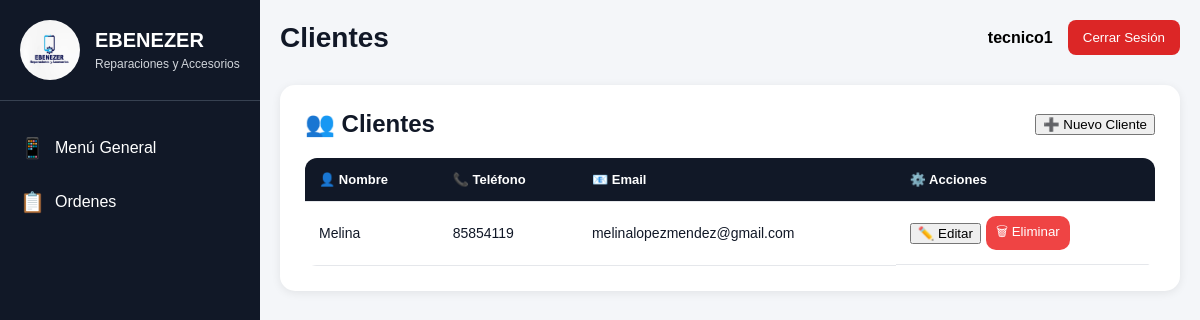
/clientes/ (signed in), run on the app's committed database.
### sistema/models.py (models this page shows, shortened)
class Cliente(models.Model):
    nombre = models.CharField(max_length=100)
    telefono = models.CharField(max_length=20)
    email = models.EmailField()
    direccion = models.CharField(max_length=200)

### sistema/views.py (the view, shortened to what this page needs)
# urls.py: path('clientes/', views.clientes, name='clientes'),
@login_required
def clientes(request):
    clientes = Cliente.objects.all()
    context = {
        'clientes': clientes,
        **obtener_estadisticas()
    }
    return render(request, 'sistema/clientes.html', context)

### sistema/context_processors.py (called while the page is built)
def estadisticas_globales(request):
    return obtener_estadisticas()

### sistema/Templates/sistema/clientes.html (shortened to what this page needs)
{% extends 'sistema/base.html' %}
{% block title %}
Clientes
{% endblock %}
{% block content %}
<div class="content-panel clientes-panel">
    <div class="panel-header">
        <h2>👥 Clientes</h2>
        <button class="btn-primary-soft" onclick="abrirModalCliente()">
            ➕ Nuevo Cliente
        </button>
    </div>
    <div class="table-wrapper">
        <table class="tabla-modern">
            <thead>
                <tr>
                    <th>👤 Nombre</th>
                    <th>📞 Teléfono</th>
                    <th>📧 Email</th>
                    <th>⚙️ Acciones</th>
                </tr>
            </thead>
            <tbody>
            {% for cliente in clientes %}
                <tr>
                    <td>
                        {{ cliente.nombre }}
                    </td>
                    <td>
                        {{ cliente.telefono }}
                    </td>
                    <td>
                        {{ cliente.email }}
                    </td>
                    <td class="action-buttons">
                        <button
                        class="btn-edit-soft"
                        onclick="abrirModalEditarCliente(
                        '{{ cliente.id }}',
                        '{{ cliente.nombre }}',
                        '{{ cliente.telefono }}',
                        '{{ cliente.email }}'
                        )">
                            ✏️ Editar
                        </button>
                        <a href="{% url 'eliminar_cliente' cliente.id %}">
                            <button class="btn-delete-soft">
                                🗑 Eliminar
                            </button>
                        </a>
                    </td>
                </tr>
            {% empty %}
                <tr>
                    <td colspan="4" class="empty-state">
                        📭 No hay clientes registrados
                    </td>
                </tr>
            {% endfor %}
            </tbody>
        </table>
    </div>
</div>
{% endblock %}

### sistema/Templates/sistema/base.html (shortened to what this page needs)
{% load static %}
<!DOCTYPE html>
<html lang="es">
<head>
    <link rel="stylesheet" href="{% static 'sistema/css/style.css' %}">
</head>
<body>
<div class="app-container">
    <div class="sidebar">
        <div class="sidebar-header">
            <img src="{% static 'sistema/img/logo.jpeg' %}" class="sidebar-logo">
            <div class="sidebar-logo-text">
                <h2>EBENEZER</h2>
                <p>Reparaciones y Accesorios</p>
            </div>
        </div>
        <div class="nav-menu">
        {% if request.user.groups.first.name == 'Tecnico' %}
        <a href="{% url 'dashboard_tecnico' %}" class="nav-item">
                <span class="nav-icon">📱</span>
                <span class="nav-text">Menú General</span>
        </a>
        <a href="{% url 'ordenes_tecnico' %}" class="nav-item">
            <span class="nav-icon">📋</span>
            <span class="nav-text">
            Ordenes
            </span>
        </a>
        {% endif %}
        </div>
   </div>
    <div class="main-content">
        <div class="top-header">
            <div class="page-title">
                {% block title %}{% endblock %}
            </div>
            <div class="user-info">
                <span class="user-name">{{ request.user.username }}</span>
                <a href="{% url 'logout' %}">
                    <button class="logout-btn">Cerrar Sesión</button>
                </a>
            </div>
        </div>
        {% block content %}
        {% endblock %}
           </div>
</div>
</body>
</html>

### sistema/static/sistema/css/style.css (style rules this page uses)
body { margin: 0; padding: 0; font-family: Arial, sans-serif; background: #f4f6f9; }
.app-container { display: flex; }
.sidebar { width: 260px; height: 100vh; background: #111827; position: fixed; left: 0; top: 0; color: white; overflow-y: auto; }
.sidebar-header { display: flex; align-items: center; padding: 20px; border-bottom: 1px solid #374151; }
.sidebar-logo { width: 60px; height: 60px; border-radius: 50%; margin-right: 15px; object-fit: cover; }
.sidebar-logo-text h2 { margin: 0; font-size: 20px; }
.sidebar-logo-text p { margin: 5px 0 0; font-size: 12px; color: #d1d5db; }
.nav-menu { padding-top: 20px; }
.nav-item { display: flex; align-items: center; padding: 15px 20px; color: white; text-decoration: none; transition: 0.3s; }
.nav-icon { margin-right: 10px; font-size: 20px; }
.main-content { margin-left: 260px; width: calc(100% - 260px); padding: 20px; }
.top-header { display: flex; justify-content: space-between; align-items: center; margin-bottom: 30px; }
.page-title { font-size: 28px; font-weight: bold; color: #111827; }
.user-info { display: flex; align-items: center; }
.user-name { margin-right: 15px; font-weight: bold; }
.logout-btn { background: #dc2626; color: white; border: none; padding: 10px 15px; border-radius: 8px; cursor: pointer; }
.content-panel { background: white; border-radius: 15px; padding: 25px; box-shadow: 0 2px 10px rgba(0,0,0,0.08); }
.panel-header { margin-bottom: 20px; }
.panel-header h2 { margin: 0; color: #111827; }
table { width: 100%; border-collapse: collapse; }
table thead { background: #2563eb; color: white; }
table th, table td { padding: 15px; text-align: left; border-bottom: 1px solid #e5e7eb; }
.action-buttons { display: flex; gap: 5px; align-items: center; }
.panel-header { display: flex; justify-content: space-between; align-items: center; margin-bottom: 20px; }
.content-panel { width:100% !important; box-sizing:border-box; }
.table-wrapper { overflow-x:auto; }
.tabla-modern { width:100%; border-collapse:collapse; border-radius:12px; overflow:hidden; }
.tabla-modern thead { background:#111827; color:white; }
.tabla-modern th { padding:14px; text-align:left; font-size:13px; }
.tabla-modern td { padding:14px; border-bottom:1px solid #e5e7eb; font-size:14px; color:#111827; }
.btn-delete-soft { background:#ef4444; color:white; border:none; padding:6px 10px; border-radius:10px; cursor:pointer; }

### data on the page
Cliente: nombre "Melina", telefono "85854119", email "melinalopezmendez@gmail.com"

### other printed values
{{ request.user.username }} "tecnico1"
